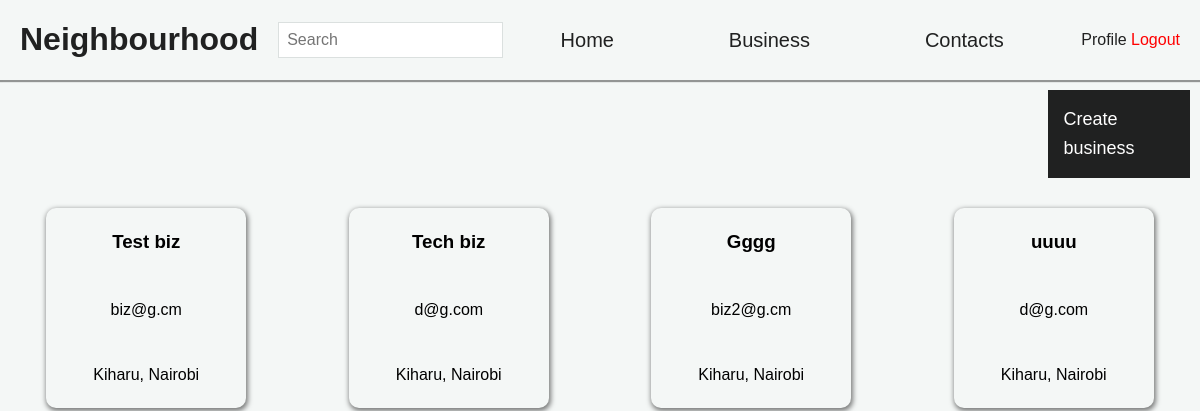
Page /biz-list/ on the earlier database version.
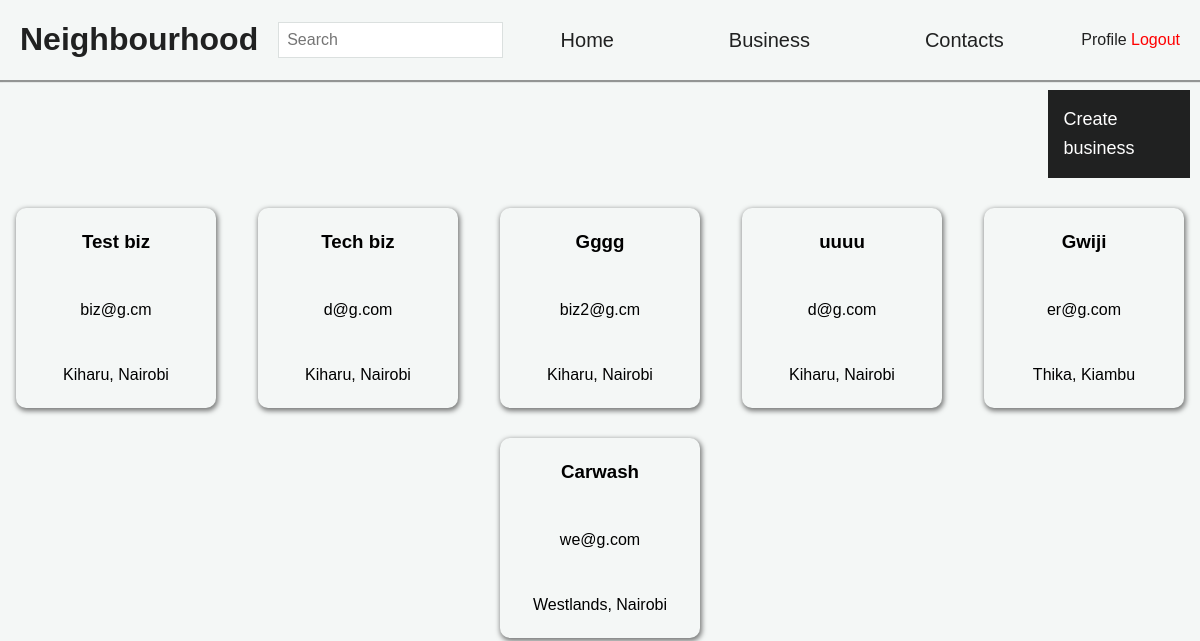
Same page on the later database version.
### home/models.py (models this page shows, shortened)
class Business(models.Model):
    user = models.ForeignKey(User, on_delete=models.CASCADE)
    name = models.CharField(max_length=50)
    email = models.EmailField(max_length=100)
    neighbourhood = models.ForeignKey(
        'Neighbourhood', on_delete=models.CASCADE, null=True)

class Neighbourhood(models.Model):
    name = models.CharField(max_length=50)
    location = models.CharField(max_length=50)
    occupants_count = models.IntegerField()
    admin = models.ForeignKey(User, on_delete=models.CASCADE)
    def __str__(self):
        return f'{self.name}, {self.location}'

### home/views.py (the view)
# urls.py: path('biz-list/', biz_list, name='biz_list'),
def biz_list(reauest):
    businesses = Business.objects.all()
    return render(reauest, 'biz_list.html', {'businesses': businesses})

### home/templates/biz_list.html
{% extends 'base.html' %}
{% block content %}
<div class="businesses">
    <a href="{% url 'setup_business' %} " class="btn btn--create-biz">Create business</a>
    {% for business in businesses %}
    <div class="biz">
        <h3 class="biz__name">{{ business.name }}</h3>
        <p class="biz__email">{{ business.email }}</p>
        <p class="biz__location">{{ business.neighbourhood }}</p>
    </div>
    {% endfor %}
</div>
{% endblock %}

### home/templates/base.html (shortened to what this page needs)
{% load static %}
<!DOCTYPE html>
<html lang="en">
<head>
    <link rel="stylesheet" href="{% static 'css/style.css' %} ">
</head>
<body>
    <div id="container">
        <header class="header">
            <div class="header__logo">
                <h1 class="heading-1">
                    <a href="{% url 'home' %}">Neighbourhood</a>
                </h1>
            </div>
            <div class="header__center">
                <form action="{% url 'search_business' %}">
                    <input type="search" name="business" placeholder="Search">
                </form>
                <nav class="nav__items">
                    <a href="{% url 'home' %}" class="nav__item">Home</a>
                    <a href="{% url 'biz_list' %}" class="nav__item">Business</a>
                    <a href="#" class="nav__item">Contacts</a>
                </nav>
            </div>
            <div class="header__right">
                <a href="#">Profile</a>
                <a href="{% url 'logout' %} " class="logout">Logout</a>
            </div>
        </header>
        <main class="main">
            {% block content %}
            {% endblock %}
        </main>
    </div>
</body>
</html>

### home/static/css/style.css (style rules this page uses)
html { box-sizing: border-box; font-size: 62.5%; }
body { font-size: 1.6rem; line-height: 1.6; font-family: sans-serif; }
:root { --color-primary-1: #49c5b6; --color-primary-2: #42ab9e; --color-black-1: #202121; --color-black-2: rgba(32, 33, 33, 0.902); --color-white: #ffffff; --color-grey: #f4f7f6; }
.btn { cursor: pointer; font-size: 1.8rem; border: none; padding: 1.5rem; height: 100%; color: var(--color-white); background-color: var(--color-black-1); text-decoration: none; transition: all 0.3s; }
input { padding: 1.2rem; outline: none; font-size: 1.8rem; margin-bottom: 1rem; border: 1px solid #dbe0df; }
a { text-decoration: none; color: var(--color-black-1); }
#container { background-color: var(--color-grey); min-height: 100vh; position: relative; }
.header { height: 8rem; display: flex; justify-content: space-between; align-items: center; padding: 1rem 2rem; box-shadow: 1px 1px 1px 1px rgba(0, 0, 0, 0.4); }
.header__center { display: flex; align-items: center; justify-content: space-evenly; flex-grow: 1; margin: 0 2rem; }
.header__center input { padding: 0.8rem; font-size: 1.6rem; margin: 0; }
.nav__items { justify-self: center; flex-grow: 1; display: flex; justify-content: space-around; }
.nav__item { font-size: 2rem; }
.btn--create-biz { display: block; margin-left: 88%; }
.businesses { padding: 1rem; display: flex; justify-content: space-around; align-items: center; flex-wrap: wrap; gap: 3rem; }
.biz { width: 20rem; height: 20rem; display: flex; flex-direction: column; align-items: center; justify-content: space-around; border-radius: 10px; box-shadow: 1px 2px 5px 1px rgba(0, 0, 0, 0.5); }
.logout { color: red; text-decoration: none; }

Differences in the rows shown:
added Business: name "Gwiji", email "er@g.com", neighbourhood "Thika, Kiambu"
added Business: name "Carwash", email "we@g.com", neighbourhood "Westlands, Nairobi"
